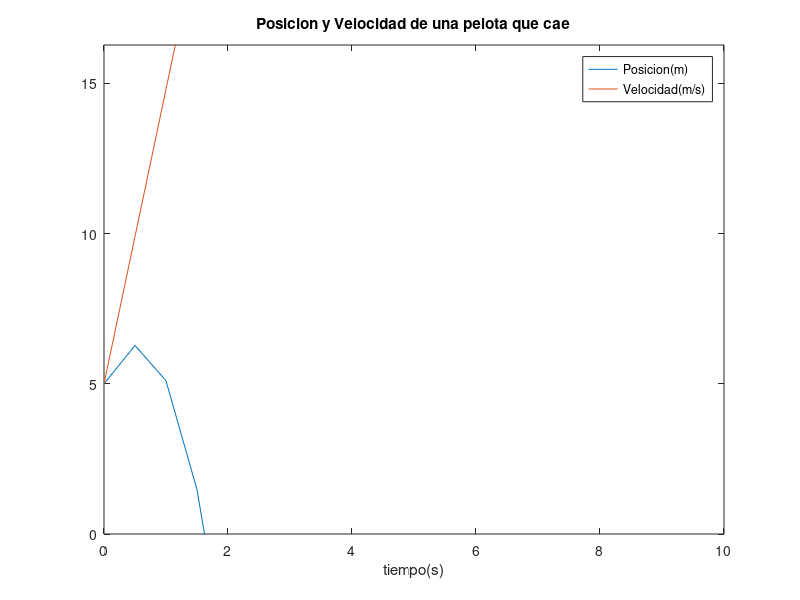

This chart was generated by the following MATLAB code:
%Genera un grafica de la evolucion de la poscion y la velocidad de un pelota que cae desde una altura h0 con una velocidad inicial v0.

t = 0:0.5:10;
h_0 = input('Ingrese la altura incial de la pelota en metros: ');
v_0 = input('Ingrese la velocidad inicial de la pelota en metros sobre segundos: ');
g = 9.8; %gravedad en la tierra.

h_f = ((1/2)*(-g).*(t.*t)) + (v_0.*t) + h_0; %ecuacion de la posicion de un objeto en caida libre.
v_f = (g.*t) + v_0; %ecuacion de la velocidad de un objeto en caida libre.



plot(t,h_f,t,v_f);
title('Posicion y Velocidad de una pelota que cae');
labels = {'Posicion(m)','Velocidad(m/s)'};
legend(labels);
xlabel('tiempo(s)');
ylim([0, max(h_f)+10]);
